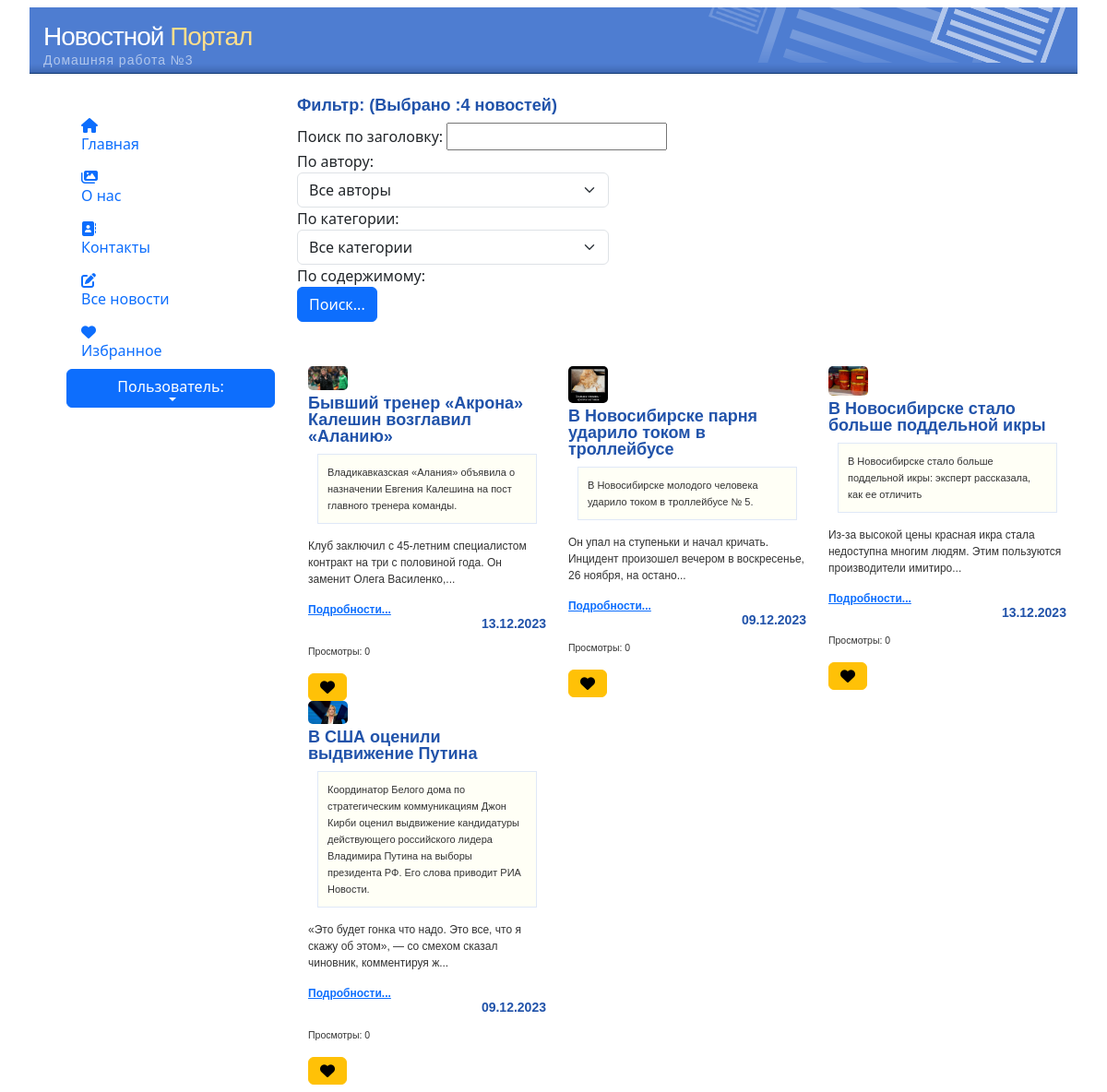
/news/pagination, run on an earlier commit of the app's database.
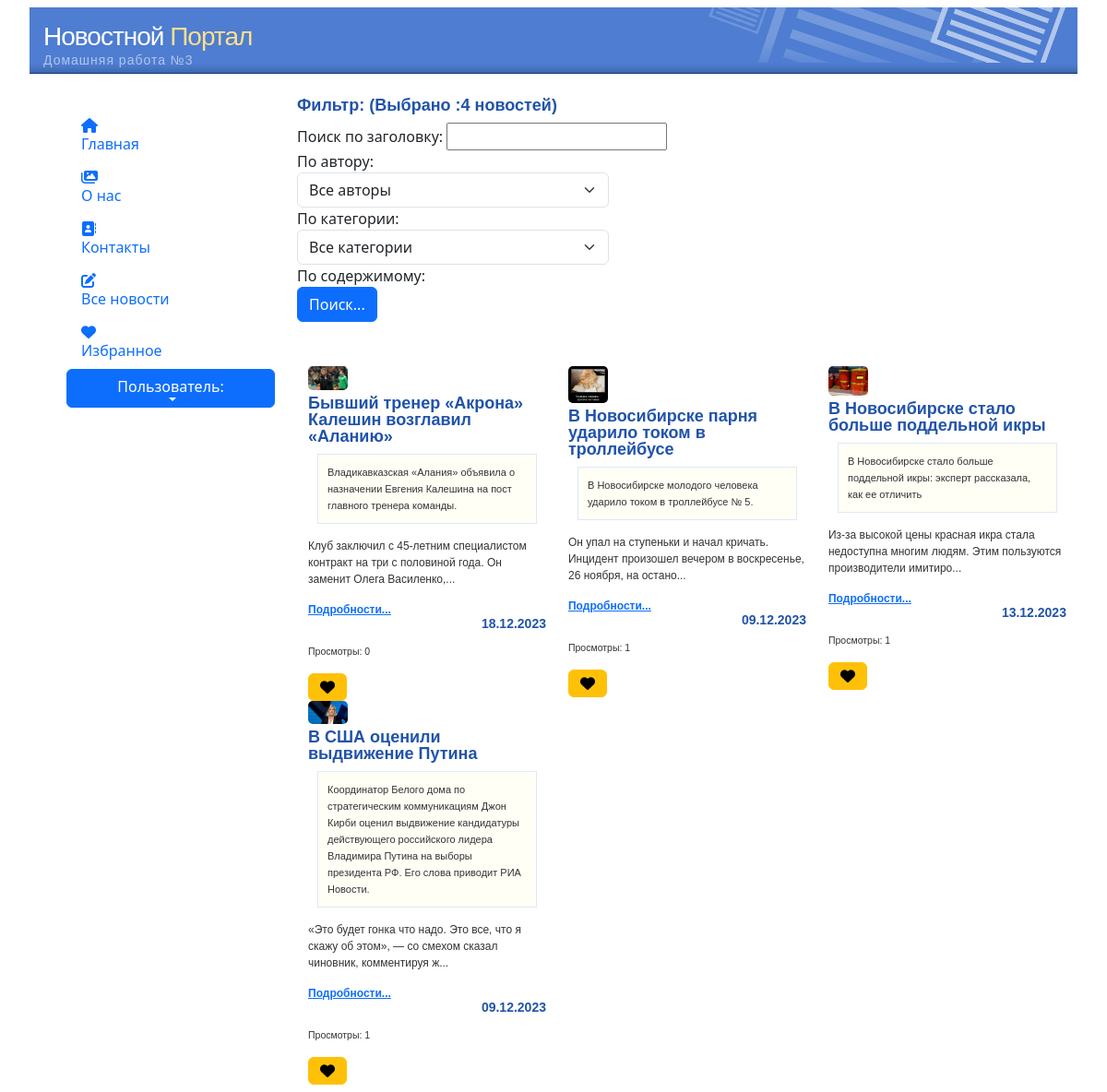
And on a later commit of the database.
### news/models.py (models this page shows, shortened)
class Article(models.Model):
    categories = (('E','Economics'),
                  ('S','Science'),
                  ('IT','IT'))
    author = models.ForeignKey(User, on_delete=models.SET_NULL, null=True, verbose_name='Автор')
    title = models.CharField('Заголовок', max_length=50, default='')
    anouncement = models.TextField('Аннотация', max_length=250)
    text = models.TextField('Текст новости')
    date = models.DateTimeField('Дата создания', auto_now=True)
    category = models.CharField(choices=categories, max_length=50, default='', verbose_name='Категория')
    tags = models.ManyToManyField(to=Tag, blank=True, verbose_name='Тэги')
    slug = models.SlugField()
    def get_absolute_url(self):
        return f'/news/show/{self.id}'
    def get_views(self):
        return self.views.count()
    class Meta:
        ordering = ['title', 'date']
        verbose_name = 'Новость'
        verbose_name_plural = 'Новости'

class Image(models.Model):
    article = models.ForeignKey(Article, on_delete=models.CASCADE)
    name = models.CharField(max_length=50, blank=True)
    image = models.ImageField(upload_to='article_images/')

### news/views.py (the view)
# urls.py: path('pagination', views.pagination, name='pagination'),
def pagination(request):
    articles = Article.objects.all()
    p = Paginator(articles, 4)
    page_number = request.GET.get('page')
    page_obj = p.get_page(page_number)
    context = {'articles': page_obj}
    return render(request, 'news/all_news.html', context)

### news/templates/news/all_news.html (shortened to what this page needs)
{% extends 'home01/index.html' %}
{% load static %}
{% load bootstrap5 %}
{% block content %}
<link rel="stylesheet" href="https://ajax.googleapis.com/ajax/libs/jqueryui/1.11.4/themes/smoothness/jquery-ui.css">
  <div id="content" >
    <div class="content_center" align="left">
        <div class="row">
        <label><h3> Фильтр: (Выбрано :{{ articles|length }} новостей) </h3>
            <form method="post">
                      <div class="row">
                        <div class="search">
                            <label for="search_input">Поиск по заголовку: </label>
                            <input id="search_input" name="search_input">
                        </div>
                      </div>
                        <label for="author_filter">По автору:</label>
                            <select class="form-select" name="author_filter" style="width:40%" >
                                <option value="0">Все авторы</option>
                            </select>
                        <label for="category_filter">По категории:</label>
                            <select class="form-select" name="category_filter" style="width:40%">
                                <option value="0">Все категории</option>
                            </select>
                        <label for="category_filter">По содержимому:</label>
                        <br>
                            <input type="submit" class="btn btn-primary" value="Поиск...">
                        <br>
            </form>
        </label>
    </div>
    </div>
  <br>
  <br>
   <div class="container-fluid">
       <div class="row">
           {% for articl in articles %}
               <div id="news" class="col-xs-4 col-sm-4 col-md-4 col-lg-4">
               {% if articl.image_set.all %}
                    <div class="col-xs-4 col-sm-4 col-md-4 col-lg-4">
                        <img src="{{ articl.image_set.all.0.image.url }}"
                             style="width:50%; height:auto; border-radius:5px;">
                    </div>
               {% endif %}
               <h3>{{ articl.title }}</h3>
                   <div class='featurebox_side'>{{ articl.anouncement }}</div>
                   <p>{{ articl.text|slice:":100" }}...</p>
                   <p class="lead mb-0"><a href="{{ articl.get_absolute_url }}" class="fw-bold">Подробности...</a></p>
                <h4 align="right">{{ articl.date|date:"d.m.Y" }}</h4>
               <p><small> Просмотры: {{ articl.get_views }}</small></p>
               <a class="btn btn-warning" href="{% url 'favorites' articl.pk %}"><i class="fa fa-heart"></i></a>
           </div>
           {% endfor %}
      </div>
   </div>
  </div>
{% endblock %}

What changed in the data, as far as the page shows it:
changed Article "Бывший тренер «Акрона» Калешин возглавил «Аланию»": date "13.12.2023" → "18.12.2023"
computed for Article "В Новосибирске парня ударило током в троллейбусе": get_views "0" → "1"
computed for Article "В Новосибирске стало больше поддельной икры": get_views "0" → "1"
computed for Article "В США оценили выдвижение Путина": get_views "0" → "1"
